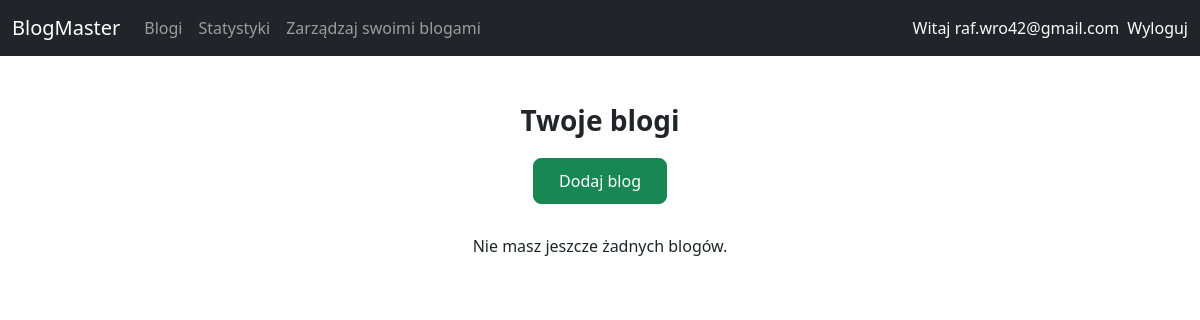
The page /blogs/user/ (signed in) on the database as committed earlier.
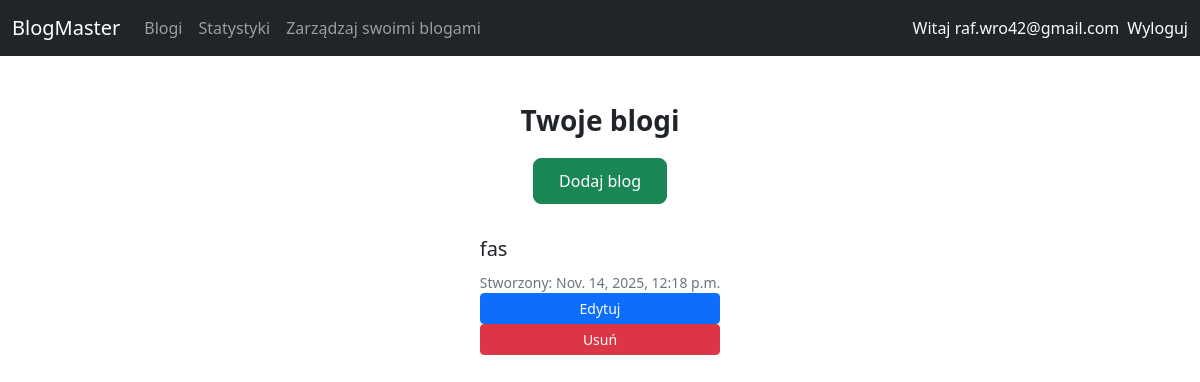
The same page on the database as committed later.
### accounts/models.py (models this page shows, shortened)
class CustomUser(AbstractBaseUser, PermissionsMixin):
    email = models.EmailField(unique=True)
    date_joined = models.DateTimeField(default=timezone.now)
    is_active = models.BooleanField(default=True)
    is_staff = models.BooleanField(default=False)
    USERNAME_FIELD = "email"
    REQUIRED_FIELDS = []  # nie wymagamy nic więcej przy tworzeniu superusera
    objects = CustomUserManager()

### blogs/models.py (models this page shows, shortened)
class Blog(models.Model):
    owner = models.ForeignKey(User, on_delete=models.CASCADE, related_name='blogs')
    title = models.CharField(max_length=200)
    description = models.TextField(blank=True)
    created_at = models.DateTimeField(auto_now_add=True)

### blogs/views.py (the view)
# urls.py: path('user/', user_blogs, name='user_blogs'),
@login_required
def user_blogs(request):
    blogs = request.user.blogs.all()  # używamy related_name='blogs' z modelu Blog
    return render(request, 'blogs/user_blogs.html', {'blogs': blogs})

### blogs/templates/blogs/user_blogs.html (shortened to what this page needs)
{% extends 'base.html' %}
{% block content %}
<div class="blogs-container">
    <h3>Twoje blogi</h3>
    <a class="btn btn-success btn-add-blog" href="{% url 'blog_create' %}">Dodaj blog</a>
    {% if blogs %}
        {% for blog in blogs %}
            <div class="card-body">
                <div class="card-title">{{ blog.title }}</div>
                <div class="card-text">Stworzony: {{ blog.created_at }}</div>
                <a href="{% url 'blog_edit' blog.pk %}" class="btn btn-primary btn-sm">Edytuj</a>
                <a href="{% url 'blog_delete' blog.pk %}" class="btn btn-danger btn-sm">Usuń</a>
            </div>
        {% endfor %}
    {% else %}
        <p>Nie masz jeszcze żadnych blogów.</p>
    {% endif %}
</div>
{% endblock %}

### templates/base.html (shortened to what this page needs)
<!DOCTYPE html>
<html lang="pl">
    <head>
        <link href="https://cdn.jsdelivr.net/npm/bootstrap@5.3.2/dist/css/bootstrap.min.css" rel="stylesheet">
    </head>
    <body>
        <nav class="navbar navbar-expand-lg navbar-dark bg-dark">
            <div class="container-fluid">
                <a class="navbar-brand" href="/">BlogMaster</a>
                <div class="collapse navbar-collapse" id="navbarNav">
                    <ul class="navbar-nav me-auto">
                        <li class="nav-item"><a class="nav-link" href="/blogs/">Blogi</a></li>
                        <li class="nav-item"><a class="nav-link" href="/stats/">Statystyki</a></li>
                        {% if user.is_authenticated %}
                            <li class="nav-item"><a class="nav-link" href="{% url 'user_blogs' %}">Zarządzaj swoimi blogami</a></li>
                        {% endif %}
                    </ul>
                    <ul class="navbar-nav ms-auto">
                        {% if user.is_authenticated %}
                            <li class="nav-item">
                                <span class="navbar-text text-light me-2">Witaj {{ user.email }}</span>
                            </li>
                            <form method="post" action="{% url 'logout' %}" style="display:inline;">
                                <button type="submit" class="nav-link btn btn-link text-decoration-none p-0 m-0" style="color: #fff;">
                                    Wyloguj
                                </button>
                            </form>
                        {% else %}
                            <li class="nav-item"><a class="nav-link" href="/accounts/login/">Zaloguj</a></li>
                            <li class="nav-item"><a class="nav-link" href="/accounts/register/">Zarejestruj się</a></li>
                        {% endif %}
                    </ul>
                </div>
            </div>
        </nav>
        <div class="container mt-5">
            {% block content %}
            {% endblock %}
        </div>
    </body>
</html>

### blogs/templates/blogs/user_blogs.html (style rules this page uses)
.blogs-container { display: flex; flex-direction: column; align-items: center; margin-top: 40px; }
h3 { font-weight: 600; margin-bottom: 20px; text-align: center; }
.card-body { display: flex; flex-direction: column; justify-content: space-between; }
.card-title { font-size: 20px; font-weight: 500; margin-bottom: 8px; }
.card-text { font-size: 14px; color: #6c757d; }
.btn-add-blog { padding: 10px 25px; font-size: 16px; border-radius: 8px; font-weight: 500; margin-bottom: 30px; transition: background-color 0.2s, transform 0.2s; }

Rows that differ between the two databases and show on the page:
added Blog: title "fas", created_at "Nov. 14, 2025, 12:18 p.m."
Other text that changed with them:
text no longer shown: "Nie masz jeszcze żadnych blogów."
